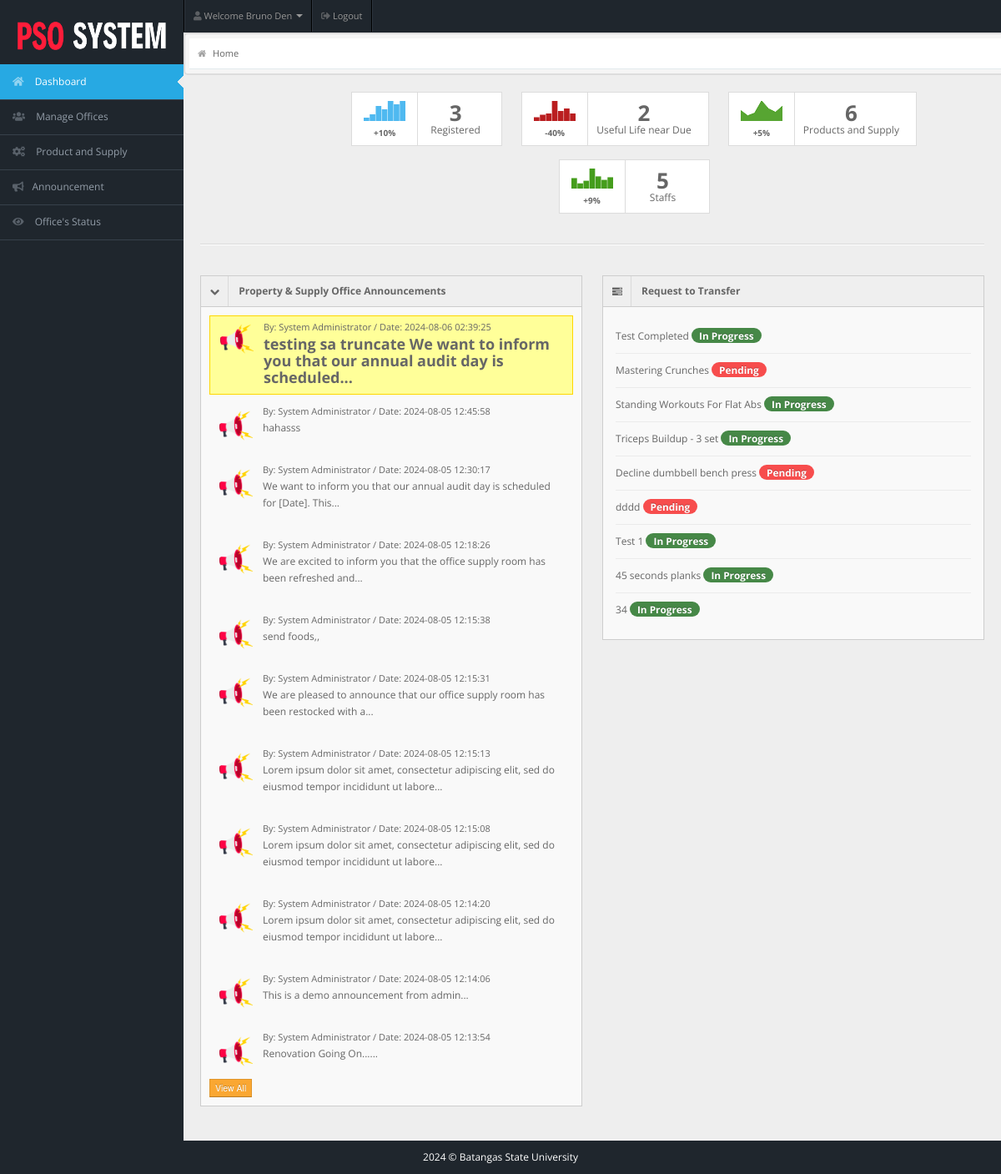
The page /staff/staff-pages/index.php (signed in) on the database its author committed.
### tables this page shows
CREATE TABLE IF NOT EXISTS `announcements` (
  `id` int NOT NULL AUTO_INCREMENT,
  `toWho` varchar(255) NOT NULL,
  `subject` varchar(255) NOT NULL,
  `message` varchar(1000) NOT NULL,
  `date` timestamp NOT NULL,
  PRIMARY KEY (`id`)
);

CREATE TABLE IF NOT EXISTS `todo` (
  `id` int NOT NULL AUTO_INCREMENT,
  `task_status` varchar(50) NOT NULL,
  `task_desc` varchar(30) NOT NULL,
  `user_id` int NOT NULL,
  PRIMARY KEY (`id`)
);

### staff/staff-pages/index.php (the view, shortened to what this page needs)
<!DOCTYPE html>
<html lang="en">
<head>
  <link rel="stylesheet" href="../css/bootstrap.min.css" />
  <link rel="stylesheet" href="../css/bootstrap-responsive.min.css" />
  <link rel="stylesheet" href="../css/fullcalendar.css" />
  <link rel="stylesheet" href="../css/matrix-style.css" />
  <link rel="stylesheet" href="../css/matrix-media.css" />
  <link href="../font-awesome/css/font-awesome.css" rel="stylesheet" />
  <link rel="stylesheet" href="../css/jquery.gritter.css" />
  <link href="https://cdnjs.cloudflare.com/ajax/libs/font-awesome/5.15.4/css/all.min.css" rel="stylesheet">
</head>
<body>
  <?php $page = "dashboard";
  include '../includes/header.php' ?>
  <?php $page = "dashboard";
  include '../includes/sidebar.php' ?>
  <div id="content">
    <div id="content-header">
      <div id="breadcrumb"> <a href="index.php" title="You're right here" class="tip-bottom"><i class="icon-home"></i> Home</a></div>
    </div>
    <div class="container-fluid">
      <div class="row-fluid">
        <div class="widget-box widget-plain">
          <div class="center">
            <ul class="stat-boxes2" style="margin-left: 100px;">
              <li>
                <div class="left peity_bar_neutral"><span><span style="display: none;">2,4,9,7,12,10,12</span>
                  </span>+10%</div>
                <div class="right"> <strong><?php include 'dashboard-usercount.php' ?></strong> Registered </div>
              </li>
              <li>
                <div class="left peity_bar_bad"><span><span style="display: none;">3,5,6,16,8,10,6</span>
                  </span>-40%</div>
                <div class="right"> <strong><?php include 'actions/count-trainers.php' ?></strong> Useful Life near Due</div>
              </li>
              <li>
                <div class="left peity_line_good"><span><span style="display: none;">12,6,9,23,14,10,17</span>
                  </span>+5%</div>
                <div class="right"> <strong><?php include 'actions/count-equipments.php' ?></strong>Products and Supply </div>
              </li>
              <li>
                <div class="left peity_bar_good"><span>12,6,9,23,14,10,13</span>+9%</div>
                <div class="right"> <strong><?php include 'actions/dashboard-staff-count.php' ?></strong> Staffs</div>
              </li>
            </ul>
          </div>
        </div>
      </div>
      <hr />
      <div class="row-fluid">
        <div class="span6">
          <div class="widget-box">
            <div class="widget-title bg_ly" data-toggle="collapse"><span class="icon"><i class="icon-chevron-down"></i></span>
              <h5>Property & Supply Office Announcements</h5>
            </div>
            <div class="widget-content nopadding collapse in" id="collapseG2">
              <ul class="recent-posts">
                <li>
                  <?php
                  include "../dbcon.php";
                  $one_week_ago = date('Y-m-d', strtotime('-1 week'));
                  $qry = "SELECT * FROM announcements WHERE date >= '$one_week_ago' ORDER BY date DESC";
                  $result = mysqli_query($con, $qry);
                  $count = 0;
                  while ($row = mysqli_fetch_array($result)) {
                    $count++;
                    $class = ($count == 1) ? 'highlight' : '';
                    echo "<div class='article-post $class'>";
                    $messageStyle = ($class == 'highlight') ? 'font-weight: bold;' : '';
                    $message = implode(' ', array_slice(explode(' ', $row['message']), 0, 15));
                    $message = strlen($row['message']) > 15 ? $message . "..." : $message;
                    echo "<div class='user-thumb' style='float: left; margin-right: 10px;'>";
                    echo "<img class='img-responsive zoom-img' width='50' height='50' alt='Alert' src='../img/icons/announcement.png'> ";
                    echo "</div>";
                    echo "<div style='overflow: hidden;'>";
                    echo "<span class='user-info'> By: System Administrator / Date: " . $row['date'] . " </span>";
                    echo "<p><a href='#' style='$messageStyle'>" . $message . "</a> </p>";
                    echo "</div>";
                    echo "</div>";
                  }
                  ?>
                  <a href="staff-announcement.php"><button class="btn btn-warning btn-mini">View All</button></a>
                </li>
              </ul>
            </div>
          </div>
        </div>
        <div class="span6">
          <div class="widget-box">
            <div class="widget-title"> <span class="icon"><i class="icon-tasks"></i></span>
              <h5>Request to Transfer</h5>
            </div>
            <div class="widget-content">
              <div class="todo">
                <ul>
                  <?php
                  $qry = "SELECT * FROM todo";
                  $result = mysqli_query($conn, $qry);
                  while ($row = mysqli_fetch_array($result)) { ?>
                    <li class='clearfix'>
                      <div class='txt'> <?php echo $row["task_desc"] ?> <?php if ($row["task_status"] == "Pending") {
                                                                          echo '<span class="date badge badge-important">Pending</span>';
                                                                        } else {
                                                                          echo '<span class="date badge badge-success">In Progress</span>';
                                                                        } ?></div>
                    <?php }
                  echo "</li>";
                  echo "</ul>";
                    ?>
              </div>
            </div>
          </div>
        </div>
      </div>
    </div>
  </div>
  <?php
  include '../includes/footer.php';
  ?>
</body>
</html>

### staff/css/matrix-media.css (style rules this page uses)
body { background:#2E363F; }

### staff/staff-pages/index.php (style rules this page uses)
.highlight { background-color: #FFFF99; border: 1px solid #FFD700; }
.zoom-img { transition: transform 0.3s ease; }
.user-thumb { float: left; margin-right: 10px; background-color: transparent; }
.article-post { overflow: hidden; padding-left: 10px; }
.highlight { color: black; font-size: 18px; }
.article-post:not(.highlight) { padding: 10px; }

### staff/includes/header.php (style rules this page uses)
#content #content-header { border: 2px solid #ddd; padding: 5px; background-color: #f5f5f5; border-radius: 5px; }

### staff/includes/sidebar.php (style rules this page uses)
body { background-color: #1f262d; }

### rows shown on the page
announcements: date "2024-08-06 02:39:25", message "testing sa truncate We want to inform you that our annual audit day is scheduled..."
announcements: date "2024-08-05 12:45:58", message "hahasss"
announcements: date "2024-08-05 12:30:17", message "We want to inform you that our annual audit day is scheduled for [Date]. This..."
announcements: date "2024-08-05 12:18:26", message "We are excited to inform you that the office supply room has been refreshed and..."
announcements: date "2024-08-05 12:15:38", message "send foods,,"
announcements: date "2024-08-05 12:15:31", message "We are pleased to announce that our office supply room has been restocked with a..."
announcements: date "2024-08-05 12:15:13", message "Lorem ipsum dolor sit amet, consectetur adipiscing elit, sed do eiusmod tempor incididunt ut labore..."
announcements: date "2024-08-05 12:15:08", message "Lorem ipsum dolor sit amet, consectetur adipiscing elit, sed do eiusmod tempor incididunt ut labore..."
announcements: date "2024-08-05 12:14:20", message "Lorem ipsum dolor sit amet, consectetur adipiscing elit, sed do eiusmod tempor incididunt ut labore..."
announcements: date "2024-08-05 12:14:06", message "This is a demo announcement from admin..."
announcements: date "2024-08-05 12:13:54", message "Renovation Going On......"
todo: task_desc "Test Completed", task_status "In Progress"
todo: task_desc "Mastering Crunches", task_status "Pending"
todo: task_desc "Standing Workouts For Flat Abs", task_status "In Progress"
todo: task_desc "Triceps Buildup - 3 set", task_status "In Progress"
todo: task_desc "Decline dumbbell bench press", task_status "Pending"
todo: task_desc "dddd", task_status "Pending"
todo: task_desc "Test 1", task_status "In Progress"
todo: task_desc "45 seconds planks", task_status "In Progress"
todo: task_desc "34", task_status "In Progress"

### other values the page prints
$user_name "Bruno Den"
$query->num_rows "3"
$query->num_rows "2"
$query->num_rows "6"
$query->num_rows "5"
